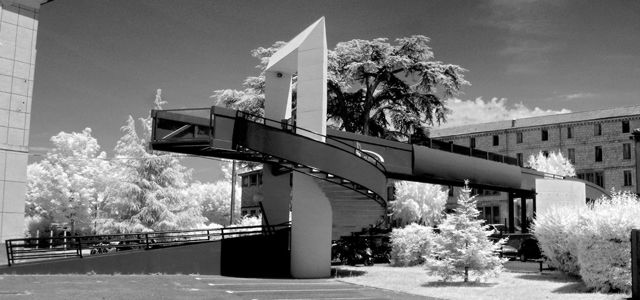
//> input picture passerelle_NG.jpg, 640 x 300 px
$ ./TP_Image   (built with g++ and OpenCV 4)
//> lines starting //> are read from the running program, lines starting //| are printed output that depends on the picture; after the words box and inside, x2 and y2 are one past the last pixel; in counts of white or black regions, pixels touching at a corner belong together
### Affiche_histo.h
// TP_Image.cpp : définit le point d'entrée pour l'application console.
//
#include <String>
#include "opencv2/objdetect/objdetect.hpp"
#include "opencv2/imgproc/imgproc.hpp"

void AfficheHisto(string Name,string NomFen)
{
	Mat gray = imread(Name, 0);

	// Initialize parameters
	int histSize = 256;    // bin size
	float range[] = { 0, 255 };
	const float *ranges[] = { range };

	// Calculate histogram
	MatND hist;
	calcHist(&gray, 1, 0, Mat(), hist, 1, &histSize, ranges, true, false);

	// Show the calculated histogram in command window
	double total;
	total = gray.rows * gray.cols;
	for (int h = 0; h < histSize; h++)
	{
		float binVal = hist.at<float>(h);
		//cout << " " << binVal;
	}

	// Plot the histogram
	int hist_w = 512; int hist_h = 400;
	int bin_w = cvRound((double)hist_w / histSize);

	Mat histImage(hist_h, hist_w, CV_8UC1, Scalar(0, 0, 0));
	normalize(hist, hist, 0, histImage.rows, NORM_MINMAX, -1, Mat());

	for (int i = 1; i < histSize; i++)
	{
		line(histImage, Point(bin_w*(i - 1), hist_h - cvRound(hist.at<float>(i - 1))),
		Point(bin_w*(i), hist_h - cvRound(hist.at<float>(i))),
		Scalar(255, 0, 0), 2, 8, 0);
	}

	namedWindow(NomFen, 1);    imshow(NomFen, histImage);
	return;
}

### TP_Image.cpp

// TP_Image.cpp : définit le point d'entrée pour l'application console.
//
#include "opencv2/core/core.hpp"
#include "opencv2/highgui/highgui.hpp"
#include <iostream>

using namespace std;

using namespace cv;
#include "Affiche_histo.h"

unsigned char *pixelsArray;
short nbCols, nbRows;


int main()
{
	/********************************************************************/
	/* PARTIE A NE PAS MODIFIER						*********************/
	/********************************************************************/

	// Définition des variables spécifiques à Open CV
	Mat image;

	// Chargement de l'image
	string Name;

	//cout << "Entrer le nom de l'image à traiter sous la forme ****.jpg:   "; cin >> Name;
	image = imread("passerelle_NG.jpg", 0);
//> image is the input picture: 300 rows x 640 cols, CV_8UC1; min 0, max 255, mean 116.4

	if (image.data == NULL)
	{
		cerr << "Impossible d'ouvrir l'image ! ";
		return -1;
	}

	// Utiliser dans le cadre de la séquence n°3
	Mat image_bin;						// Nouvelle instance de Mat pour éviter d'écraser l'histogramme source
	image_bin = image.clone();			// Clonage de l'image pour utilisation en traitement ponctuel
	//pixelsArrayTrait = &image_bin.data[0];	// Pointeur résultat de la binarisation

	// Initialisation des variables de travail
	nbRows = image.rows;
//> nbRows = 300
	nbCols = image.cols;
//> nbCols = 640
	pixelsArray = &image.data[0];		// Adresse du 1er pixel de l'image en mémoire/ .data valeur du premier pixel

	// Affichage de l'image
	namedWindow("TP Imagerie", WINDOW_AUTOSIZE);
	imshow("TP Imagerie", image);

	/*******************************************************************/
	/* PROJET: Début de zone de programmation ETUDIANT     *************/
	/* Nombre de pixels en largeur : variable nbCols       *************/
	/* Nombre de pixels en largeur : variable nbRows       *************/
	/* Tableau des pixels organisé ligne par ligne : pixelsArray       */
	/*******************************************************************/
	void calcHisto(void);
	int pixelNGplusRep(void);

	calcHisto();
//> after the loop in calcHisto, `for (int Ndg = 0; Ndg < 256; Ndg++)`: histogramme = 256 values, max 5105 at index 0, min 46 at index 254, mean 750
	AfficheHisto("passerelle_NG.jpg", "Affiche histo");
//> in AfficheHisto, `calcHist(&gray, 1, 0, Mat(), hist, 1, &histSize, ranges, true, false);`: hist = 256 values, max 5105 at index 0, min 0 at index 255, mean 749.3
//> the loop in AfficheHisto, `for (int h = 0; h < histSize; h++)` made 256 passes
//> binVal on passes 1 to 3: 5105, 1025, 762
//> in AfficheHisto, `normalize(hist, hist, 0, histImage.rows, NORM_MINMAX, -1, Mat());`: hist = 256 values, max 400 at index 0, min 0 at index 255, mean 58.71
//> after the loop in AfficheHisto, `for (int i = 1; i < histSize; i++)`:
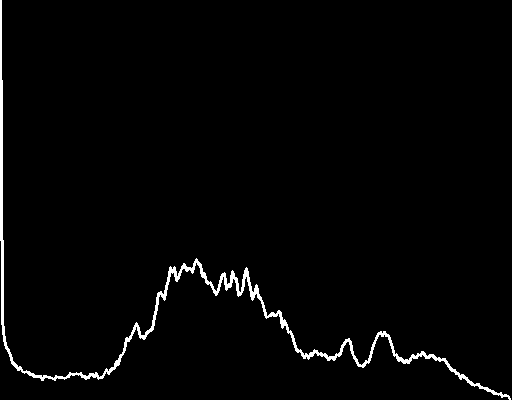
//> histImage: 400 rows x 512 cols, CV_8UC1; 1.9% white; 1 white region, box (x1, y1, x2, y2) and area: (0, 0, 511, 400) 3918

	int Max = pixelNGplusRep();
//> after the loop in pixelNGplusRep, `for (int Ndg = 0; Ndg < 256; Ndg++)`: Max = 0
//> Max = 0

	cout << "Le niveau de gris le plus present est : " << Max << endl;
//| Le niveau de gris le plus present est : 0

	waitKey(0);
	return 0;
}

void calcHisto()
{
	unsigned int histogramme[256] = {0};

	for (int Ndg = 0; Ndg < 256; Ndg++)
	{
		for (int i = 0; i < nbCols * nbRows; i++)
		{
			if (pixelsArray[i] == Ndg)
			{
				histogramme[Ndg] = histogramme[Ndg] + 1;
			}
		}

		cout << "Niveau [" << Ndg << "] : " << histogramme[Ndg] << endl;
	}
}

int pixelNGplusRep()
{
	int Max = 0;
	unsigned int histogramme[256] = { 0 };

	for (int Ndg = 0; Ndg < 256; Ndg++)
	{
		for (int i = 0; i < nbCols * nbRows; i++)
		{
			if (pixelsArray[i] == Ndg)
			{
				histogramme[Ndg] = histogramme[Ndg] + 1;
			}
		}

		if (histogramme[Ndg] > histogramme[Max])
		{
			Max = Ndg;
		}
	}

	return Max;
}

$ run again, with fleur.jpg copied over passerelle_NG.jpg
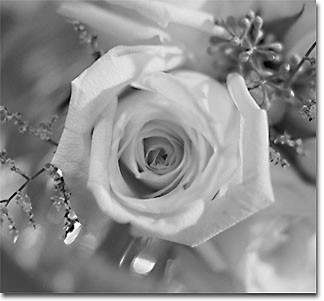
//> input picture fleur.jpg, 324 x 301 px
//> image is the input picture: 301 rows x 324 cols, CV_8UC1; min 0, max 255, mean 144.4
//> after the loop in calcHisto, `for (int Ndg = 0; Ndg < 256; Ndg++)`: histogramme = 256 values, max 865 at index 155, min 4 at index 1, mean 381
//> in AfficheHisto, `calcHist(&gray, 1, 0, Mat(), hist, 1, &histSize, ranges, true, false);`: hist = 256 values, max 865 at index 155, min 0 at index 255, mean 379.7
//> the loop in AfficheHisto, `for (int h = 0; h < histSize; h++)` made 256 passes
//> binVal on passes 1 to 3: 13, 4, 14
//> in AfficheHisto, `normalize(hist, hist, 0, histImage.rows, NORM_MINMAX, -1, Mat());`: hist = 256 values, max 400 at index 155, min 0 at index 255, mean 175.6
//> after the loop in AfficheHisto, `for (int i = 1; i < histSize; i++)`:
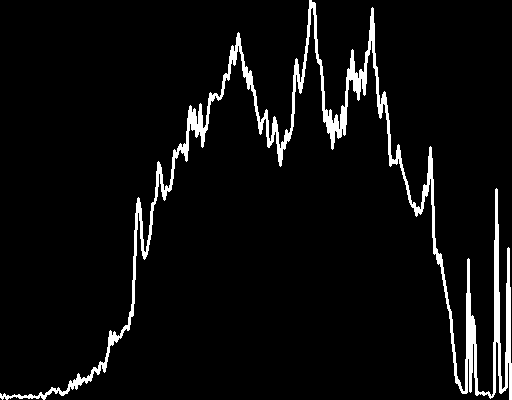
//> histImage: 400 rows x 512 cols, CV_8UC1; 5.2% white; 1 white region, box (x1, y1, x2, y2) and area: (0, 0, 512, 400) 10596
//> after the loop in pixelNGplusRep, `for (int Ndg = 0; Ndg < 256; Ndg++)`: Max = 155
//| Le niveau de gris le plus present est : 155
